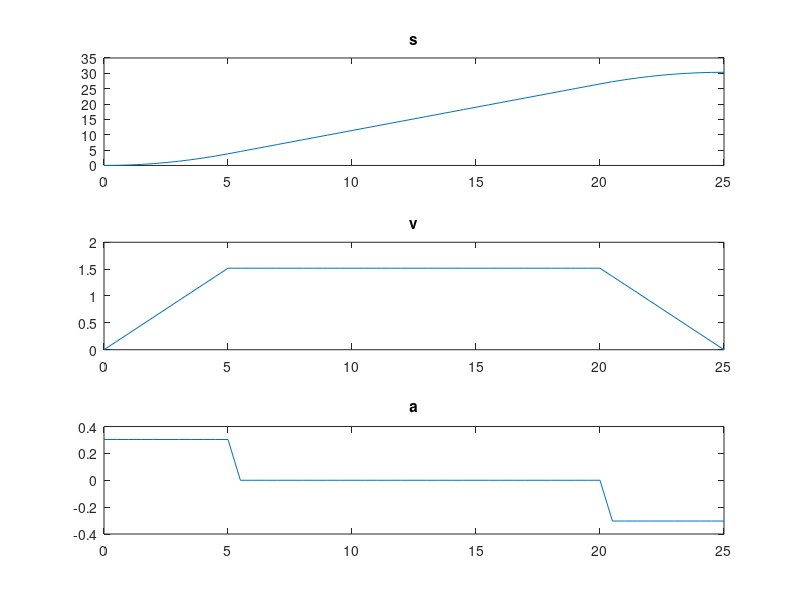
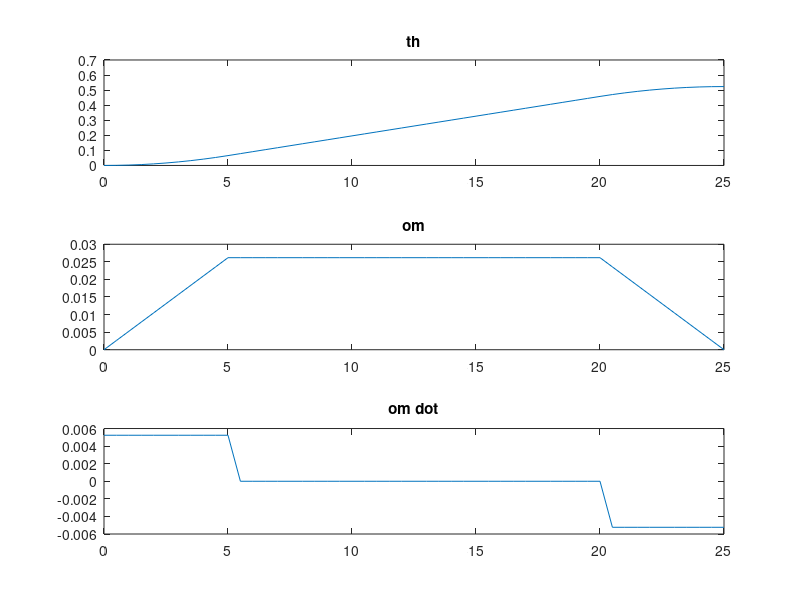
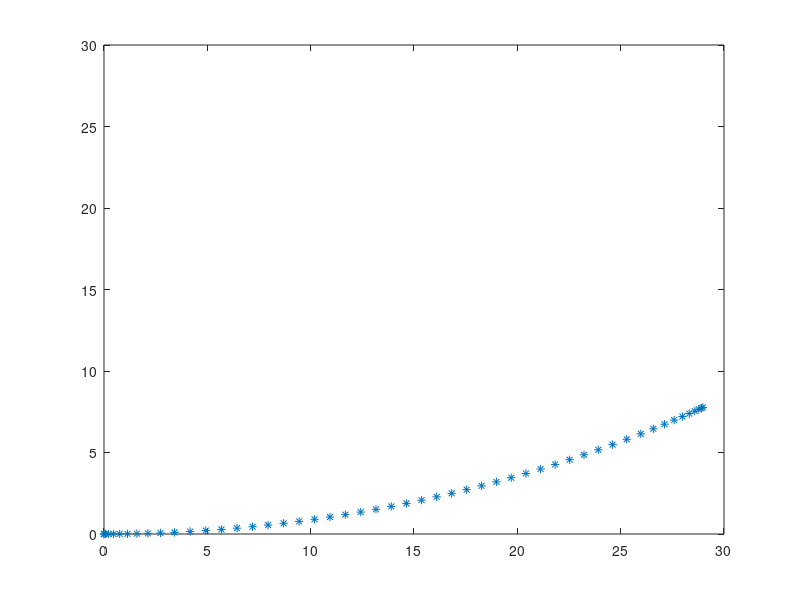

The MATLAB script that drew these images, in order:
close all
clear 

        %%%%%%%%%%%%%%%%%%%%%%%%%%%%
        %%%%   ARC TRAJECTORY   %%%%
        %%%%%%%%%%%%%%%%%%%%%%%%%%%%



%%%%%%%%%%%%  DATA  %%%%%%%%%%%%%

T = 0.5;    %TIME STEP [s]
N = 6;      %N 

t0 = 0;     %START TIME [s]
tc = 5;     %ACCELERATION TIME [s]
tf = 25;    %FINISH TIME [s]

delta_th=30;%DELTA ORIENTATION [deg]
dis=30;     %SPATIAL DISPLACEMENT [m]
Tsample=0.01;

p_0=zeros(1,7);
%%%%%%%%%%%%%%%%%%%%%%%%%%%%%%%%%

t = 0:T:tf;
s=zeros(1,length(t));
v=s; dv=s;
th =s; om =s; dom = s;

r=(dis/2)/sin(deg2rad(delta_th/2));
% f=r*cos(deg2rad(delta_th/2));
l = r*deg2rad(delta_th);

s0 = 0; 
sf = l; 
vc = (sf-s0)/(tf-tc);

th0 = deg2rad(0);
thf = deg2rad(delta_th);
omc = (thf-th0)/(tf-tc);

for i=1:length(t)
    if t(i)<=tc
        s(i) = s0 + vc/(2*tc)*t(i)^2;
        v(i) = vc/tc*t(i);
        dv(i) = vc/tc;
        
        th(i) = th0 + omc/(2*tc)*t(i)^2;
        om(i) = omc/tc*t(i);
        dom(i) = omc/tc;
    elseif t(i) <= tf-tc
        s(i) = s0 + vc*(t(i)-tc/2);
        v(i) = vc;
        dv(i) = 0;
        
        th(i) = th0 + omc*(t(i)-tc/2);
        om(i) = omc;
        dom(i) = 0;
    else 
        s(i) = sf - vc/(2*tc)*(tf-t(i))^2;
        v(i) = vc/tc*(tf-t(i));
        dv(i) = -vc/tc;
        
        th(i) = thf - omc/(2*tc)*(tf-t(i))^2;
        om(i) = omc/tc*(tf-t(i));
        dom(i) = -omc/tc;
    end
end

figure;
subplot(3,1,1)
plot(t,s)
title('s');
subplot(3,1,2)
plot(t,v)
title('v');
subplot(3,1,3)
plot(t,dv)
title('a');

figure;
subplot(3,1,1)
plot(t,th)
title('th');
subplot(3,1,2)
plot(t,om)
title('om');
subplot(3,1,3)
plot(t,dom)
title('om dot');

th_d = om;
x_d = v.*cos(th);
y_d = v.*sin(th);
p_d = [x_d' y_d'];

x = 0; y = 0;
for i = 2:length(t) 
    x(i) = x(i-1) + v(i-1)*T*cos(th(i-1));
    y(i) = y(i-1) + v(i-1)*T*sin(th(i-1));    
end

figure;
plot(x,y,'*')
axis([0 30 0 30]);

Ttot=tf;

xd=[x;y;th];